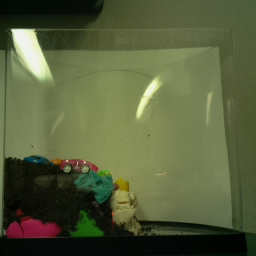
#> input picture fishtank/images/testing/empty.jpg, 256 x 256 px
$ python -i WaterTank.py   (imports and definitions only)
#> lines starting #> are read from the running program, lines starting #| are printed output that depends on the picture; after the words box and inside, x2 and y2 are one past the last pixel; in counts of white or black regions, pixels touching at a corner belong together
#!/usr/bin/env	python3.7

# For working with Python Camera: https://medium.com/@petehouston/capture-images-from-raspberry-pi-camera-module-using-picamera-505e9788d609
# TODO:Test the below codes
# https://www.pyimagesearch.com/2014/09/15/python-compare-two-images/
# https://www.pyimagesearch.com/2017/06/19/image-difference-with-opencv-and-python/
# https://www.thepythoncode.com/article/contour-detection-opencv-python: Contour Detection

# import picamera
import os
import argparse
import sys
import re
import time
from PIL import Image, ImageOps, ImageChops
import cv2
import numpy as np
from skimage import measure
import matplotlib.pyplot as plt

debug = True

def capture_images(**kw):
    camera = picamera.PiCamera()
    camera.resolution = (256, 256)
    if not os.path.exists(os.path.join(os.getcwd(), "Images")):
        os.mkdir(os.path.join(os.getcwd(), "Images"))
    if not kw["out"]:
        images = os.listdir(os.path.join(os.getcwd(), "Images"))
        if debug: sys.stdout.write("images {}\n".format(images))
        count = 0
        for image in images:
            match = re.findall(r'\d+', image)
            if debug: sys.stdout.write("digit from image: {}\n".format(match))
            if match and int(match[0]) >= count:
                count = int(match[0]) + 1
        test_image = "snapshot" + str(count) + ".jpg"
    else:
        test_image = kw["out"]
    camera.start_preview()
    time.sleep(2)
    text = None
    while text != "":
        text = input("Hit Enter to capture image")
    if debug: sys.stdout.write("Writing images to: {}\n".format(os.path.join(os.getcwd(), "Images", test_image)))
    camera.capture(os.path.join(os.getcwd(), "Images",test_image))
    camera.stop_preview()

def convert_to_greyscale(**kw):
    im1 = Image.open(os.path.join(os.getcwd(), "Images", kw["f"]))
    im2 = ImageOps.grayscale(im1)
    im2.save(os.path.join(os.getcwd(), "Images", "greyscale" + ".jpg"))

def train_images(**kw):
    print_image_details(os.path.join(os.getcwd(), "FishTankImages", "training", "Fishtank_Low.jpg"))
    # print_image_details(os.path.join(os.getcwd(), "FishTankImages", "training", "Fishtank_Low1.jpg"))
    # print_image_details(os.path.join(os.getcwd(), "FishTankImages", "training", "Fishtank_Mid.jpg"))
    #print_image_details(os.path.join(os.getcwd(), "FishTankImages", "training", "Fishtank_Mid_1.jpg"))

def test_images(**kw):
    print_image_details(os.path.join(os.getcwd(), "FishTankImages", "test", kw["f1"]))


def print_image_details(a):
#> called with a = 'images/testing/empty.jpg'
    a = cv2.imread(a)
#> a is the input picture: shape (256, 256, 3); mean B, G, R 60, 94.5, 86.7
    # convert to grayscale
    a = cv2.cvtColor(a, cv2.COLOR_BGR2GRAY)
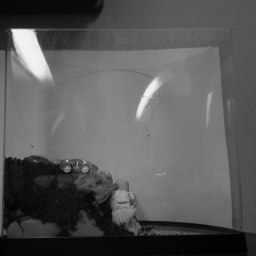
#> a: shape (256, 256); min 1, max 242, mean 88.2
    # create a binary thresholded image
    a = cv2.GaussianBlur(a,(5,5),0)
    _, a = cv2.threshold(a, 0, 255, cv2.THRESH_BINARY_INV+cv2.THRESH_OTSU)
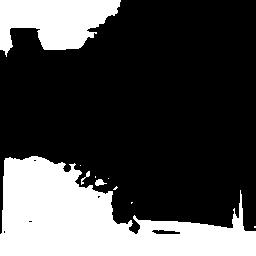
#> a: shape (256, 256); 28.5% white; 10 white regions (6 under 20 px), largest, box (x1, y1, x2, y2) and area: (0, 156, 256, 256) 14166, (0, 0, 121, 57) 4430, (95, 179, 107, 186) 51, (81, 171, 90, 185) 38

    cv2.imwrite(os.path.join(os.getcwd(), "Images", "GreyImage.png"), a)

    flag = False
    for i in range(0, 255):
        truth = 0
        if flag:
            break
        else:
            for j in range(0, 255):
                if i > 50 and a[i][j] == 255:
                    truth += 1
            if (truth/255) > 0.1:
                image_height = i
                flag = True

    print("Image Height:" + str(image_height))
    crop_img = a[image_height:255, 0:255]
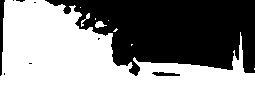
#> crop_img: shape (97, 255); 56.5% white; 9 black regions (6 under 20 px), largest, box (x1, y1, x2, y2) and area: (45, 0, 255, 76) 10434, (0, 0, 5, 76) 223, (152, 72, 180, 76) 83
    cv2.imwrite(os.path.join(os.getcwd(), "Images", "CroppedImage.png"), crop_img)

    water_height = 0
    land_height = -1
    image_lower_limit = -1
    for i in range(0, 255 - image_height):
        pixel_match = 0
        for j in range(0, 255):
            if land_height == -1 and crop_img[i][j] == 255:
                land_height = i
            if crop_img[i][j] == 0:
                pixel_match += 1
                image_lower_limit = i
                if j < 20:
                    water_height = i
        # Testing to see if water level has been reached
        if 0.3 < (pixel_match / 255) < 0.6 and water_height < i:
            water_height = i

    print("Image Lower Limit: " + str(image_lower_limit))
    print("Image Water Height: " + str(water_height))
    print("Image Land Height: " + str(land_height))
    diff = water_height - land_height
    print("Land Water Height Difference: " + str(diff))
    print("Scaling Ratio of Height Difference between land and water: " + str(diff/(image_lower_limit)))
    print("Scaling Ratio of Water Height: " + str((image_lower_limit-water_height)/(image_lower_limit)))
    cv2.imshow("GreyImage", a)
    cv2.imshow("Crop", crop_img)
    cv2.waitKey()

# [22 lines not run here, left out]

>>> result = print_image_details('images/testing/empty.jpg')
